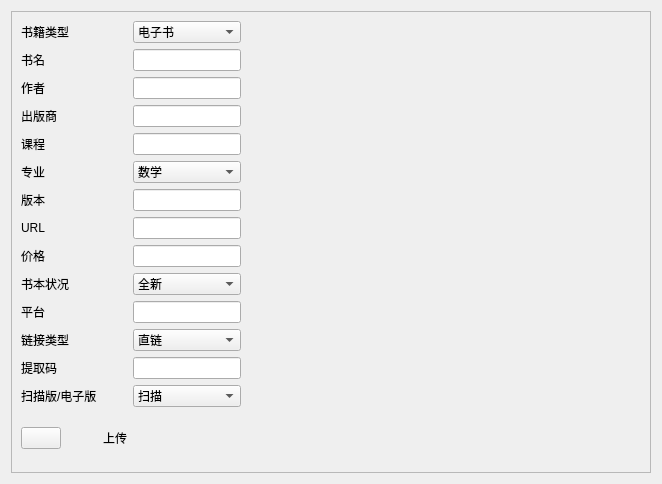
               <widget class="QWidget" name="page">
                <layout class="QGridLayout" name="gridLayout_15">
                 <item row="0" column="0">
                  <widget class="QFrame" name="frame_7">
                   <property name="frameShape">
                    <enum>QFrame::StyledPanel</enum>
                   </property>
                   <property name="frameShadow">
                    <enum>QFrame::Raised</enum>
                   </property>
                   <layout class="QGridLayout" name="gridLayout_16">
                    <item row="1" column="5">
                     <spacer name="horizontalSpacer_2">
                      <property name="orientation">
                       <enum>Qt::Horizontal</enum>
                      </property>
                      <property name="sizeType">
                       <enum>QSizePolicy::Fixed</enum>
                      </property>
                      <property name="sizeHint" stdset="0">
                       <size>
                        <width>400</width>
                        <height>20</height>
                       </size>
                      </property>
                     </spacer>
                    </item>
                    <item row="11" column="4">
                     <widget class="QLineEdit" name="luplatform"/>
                    </item>
                    <item row="4" column="0">
                     <widget class="QLabel" name="upub">
                      <property name="text">
                       <string>出版商</string>
                      </property>
                     </widget>
                    </item>
                    <item row="5" column="0">
                     <widget class="QLabel" name="ucourse">
                      <property name="text">
                       <string>课程</string>
                      </property>
                     </widget>
                    </item>
                    <item row="7" column="0">
                     <widget class="QLabel" name="uedi">
                      <property name="text">
                       <string>版本</string>
                      </property>
                     </widget>
                    </item>
                    <item row="12" column="0">
                     <widget class="QLabel" name="uu_type">
                      <property name="text">
                       <string>链接类型</string>
                      </property>
                     </widget>
                    </item>
                    <item row="1" column="0">
                     <widget class="QLabel" name="ubookname">
                      <property name="text">
                       <string>书名</string>
                      </property>
                     </widget>
                    </item>
                    <item row="8" column="0">
                     <widget class="QLabel" name="uurl">
                      <property name="text">
                       <string>URL</string>
                      </property>
                     </widget>
                    </item>
                    <item row="13" column="4">
                     <widget class="QLineEdit" name="lucode"/>
                    </item>
                    <item row="11" column="0">
                     <widget class="QLabel" name="uplatform">
                      <property name="text">
                       <string>平台</string>
                      </property>
                     </widget>
                    </item>
                    <item row="4" column="4">
                     <widget class="QLineEdit" name="lupub"/>
                    </item>
                    <item row="5" column="4">
                     <widget class="QLineEdit" name="lucourse"/>
                    </item>
                    <item row="13" column="0">
                     <widget class="QLabel" name="ucode">
                      <property name="text">
                       <string>提取码</string>
                      </property>
                     </widget>
                    </item>
                    <item row="12" column="4">
                     <widget class="QComboBox" name="comu_type">
                      <item>
                       <property name="text">
                        <string>直链</string>
                       </property>
                      </item>
                      <item>
                       <property name="text">
                        <string>网盘</string>
                       </property>
                      </item>
                     </widget>
                    </item>
                    <item row="7" column="4">
                     <widget class="QLineEdit" name="luedi"/>
                    </item>
                    <item row="1" column="4">
                     <widget class="QLineEdit" name="lubookname"/>
                    </item>
                    <item row="14" column="0">
                     <widget class="QLabel" name="ueb_type">
                      <property name="text">
                       <string>扫描版/电子版</string>
                      </property>
                     </widget>
                    </item>
                    <item row="14" column="4">
                     <widget class="QComboBox" name="comeb_type">
                      <item>
                       <property name="text">
                        <string>扫描</string>
                       </property>
                      </item>
                      <item>
                       <property name="text">
                        <string>电子</string>
                       </property>
                      </item>
                     </widget>
                    </item>
                    <item row="6" column="4">
                     <widget class="QComboBox" name="commajor">
                      <item>
                       <property name="text">
                        <string>数学</string>
                       </property>
                      </item>
                      <item>
                       <property name="text">
                        <string>信管</string>
                       </property>
                      </item>
                      <item>
                       <property name="text">
                        <string>统计</string>
                       </property>
                      </item>
                      <item>
                       <property name="text">
                        <string>经济</string>
                       </property>
                      </item>
                      <item>
                       <property name="text">
                        <string>会计</string>
                       </property>
                      </item>
                      <item>
                       <property name="text">
                        <string>金融</string>
                       </property>
                      </item>
                      <item>
                       <property name="text">
                        <string>公管</string>
                       </property>
                      </item>
                      <item>
                       <property name="text">
                        <string>人文</string>
                       </property>
                      </item>
                      <item>
                       <property name="text">
                        <string>外国语</string>
                       </property>
                      </item>
                      <item>
                       <property name="text">
                        <string>法学</string>
                       </property>
                      </item>
                     </widget>
                    </item>
                    <item row="3" column="4">
                     <widget class="QLineEdit" name="luwri"/>
                    </item>
                    <item row="3" column="0">
                     <widget class="QLabel" name="uwri">
                      <property name="text">
                       <string>作者</string>
                      </property>
                     </widget>
                    </item>
                    <item row="6" column="0">
                     <widget class="QLabel" name="umajor">
                      <property name="text">
                       <string>专业</string>
                      </property>
                     </widget>
                    </item>
                    <item row="8" column="4">
                     <widget class="QLineEdit" name="luurl"/>
                    </item>
                    <item row="9" column="4">
                     <widget class="QLineEdit" name="luprice"/>
                    </item>
                    <item row="9" column="0">
                     <widget class="QLabel" name="uprice">
                      <property name="text">
                       <string>价格</string>
                      </property>
                     </widget>
                    </item>
                    <item row="15" column="0">
                     <widget class="QPushButton" name="btn_donate">
                      <property name="sizePolicy">
                       <sizepolicy hsizetype="Fixed" vsizetype="Fixed">
                        <horstretch>0</horstretch>
                        <verstretch>0</verstretch>
                       </sizepolicy>
                      </property>
                      <property name="layoutDirection">
                       <enum>Qt::LeftToRight</enum>
                      </property>
                      <property name="text">
                       <string/>
                      </property>
                      <property name="icon">
                       <iconset resource="source.qrc">
                        <normaloff>:/pic/icons/upload.png</normaloff>:/pic/icons/upload.png</iconset>
                      </property>
                      <property name="iconSize">
                       <size>
                        <width>50</width>
                        <height>50</height>
                       </size>
                      </property>
                     </widget>
                    </item>
                    <item row="15" column="1">
                     <widget class="QLabel" name="lab_donate">
                      <property name="sizePolicy">
                       <sizepolicy hsizetype="Fixed" vsizetype="Fixed">
                        <horstretch>0</horstretch>
                        <verstretch>0</verstretch>
                       </sizepolicy>
                      </property>
                      <property name="minimumSize">
                       <size>
                        <width>0</width>
                        <height>50</height>
                       </size>
                      </property>
                      <property name="text">
                       <string>上传</string>
                      </property>
                     </widget>
                    </item>
                    <item row="0" column="0">
                     <widget class="QLabel" name="utype">
                      <property name="text">
                       <string>书籍类型</string>
                      </property>
                     </widget>
                    </item>
                    <item row="0" column="4">
                     <widget class="QComboBox" name="comtype">
                      <item>
                       <property name="text">
                        <string>电子书</string>
                       </property>
                      </item>
                      <item>
                       <property name="text">
                        <string>实体书</string>
                       </property>
                      </item>
                     </widget>
                    </item>
                    <item row="10" column="0">
                     <widget class="QLabel" name="ucondi">
                      <property name="text">
                       <string>书本状况</string>
                      </property>
                     </widget>
                    </item>
                    <item row="10" column="4">
                     <widget class="QComboBox" name="comcondi">
                      <item>
                       <property name="text">
                        <string>全新</string>
                       </property>
                      </item>
                      <item>
                       <property name="text">
                        <string>较新</string>
                       </property>
                      </item>
                      <item>
                       <property name="text">
                        <string>较旧</string>
                       </property>
                      </item>
                     </widget>
                    </item>
                   </layout>
                  </widget>
                 </item>
                </layout>
               </widget>
